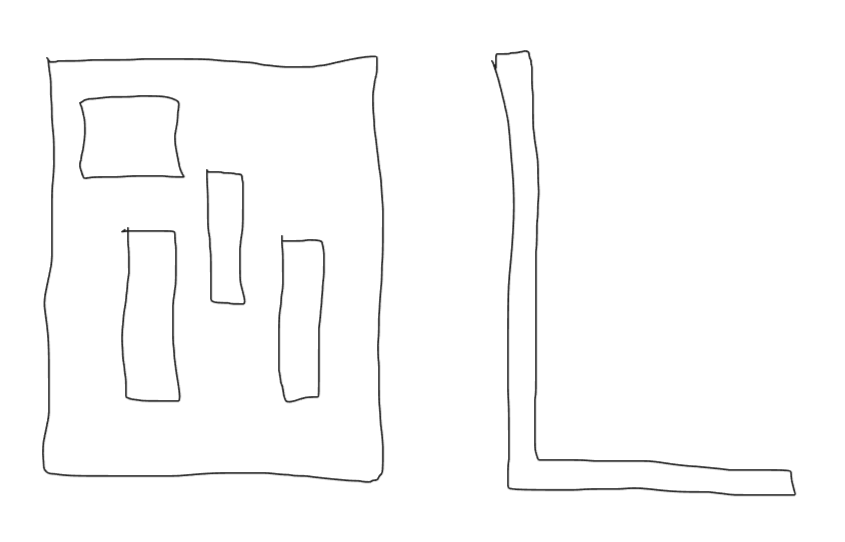
#> input picture benchmarks/brep-baseline/bookend/drawing.png, 845 x 542 px
$ python -i evaluation.py   (imports and definitions only)
#> lines starting #> are read from the running program, lines starting #| are printed output that depends on the picture; after the words box and inside, x2 and y2 are one past the last pixel; in counts of white or black regions, pixels touching at a corner belong together
#> further down, picture is the input picture: shape (542, 845, 3); min 30, max 255, mean 251.3
from __future__ import annotations
from pathlib import Path
from typing import Any
import re
import cv2
import numpy as np

BUILD_CUBE_MM=256.0  # BambuLab X1C/P1S build volume

def _decode(data: bytes) -> np.ndarray | None:
    return cv2.imdecode(np.frombuffer(data,np.uint8),cv2.IMREAD_COLOR) if data else None

def _render_internal_profile_count(image:np.ndarray)->int:
    """Count closed boundaries inside the dominant rendered silhouette.

    OpenSCAD colors visible inner walls, so an opening is not necessarily the
    background color. Edge hierarchy is more stable than color segmentation.
    """
    gray=cv2.cvtColor(image,cv2.COLOR_BGR2GRAY)
    edges=cv2.Canny(gray,30,90)
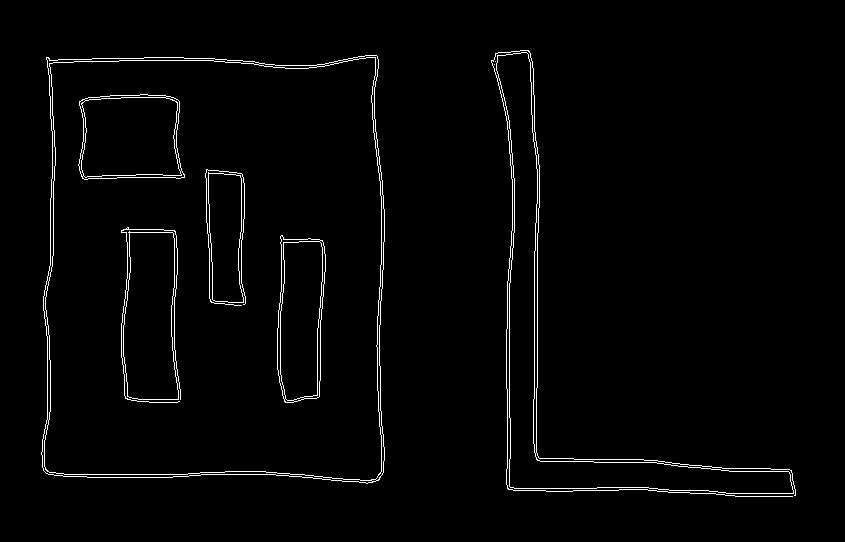
#> edges: shape (542, 845); 1.9% white in thin lines or dots, all inside (x1, y1, x2, y2) = (41, 50, 796, 497)
    contours,hierarchy=cv2.findContours(edges,cv2.RETR_TREE,cv2.CHAIN_APPROX_SIMPLE)
#> contours = 37 contours, 11 with area under 20; largest, box (x1, y1, x2, y2) and area: (41, 55, 385, 484) 138535, (44, 57, 382, 481) 134968, (491, 50, 796, 497) 18158, (496, 52, 794, 494) 16962, (78, 94, 185, 180) 7930
    if not contours or hierarchy is None:return 0
    hierarchy=hierarchy[0];areas=[cv2.contourArea(c) for c in contours]
#> after `areas = [cv2.contourArea(c) for c in contours]`: areas = 37 values, max 138535 at index 0, min 0 at index 35, mean 9896.3
    outer=max(range(len(contours)),key=lambda i:areas[i])
#> outer = 0
    container=outer
#> container = 0
    children=[i for i,item in enumerate(hierarchy) if int(item[3])==outer]
#> children = [1, 2, 3, 4, 5, 6, 7, 8, 9, 10, 30, 31]
    near_duplicate=[i for i in children if areas[i]>=areas[outer]*.8]
#> near_duplicate = [10]
    if near_duplicate:container=max(near_duplicate,key=lambda i:areas[i])
#> container = 10
    ih,iw=image.shape[:2];minimum=image.size/3*.001
#> after `ih, iw = image.shape[:2]`: ih = 542; iw = 845
#> after `minimum = image.size / 3 * 0.001`: minimum = 458
    candidates=[]
    for i,item in enumerate(hierarchy):
        if int(item[3])!=container or areas[i]<minimum:continue
        x,y,w,h=cv2.boundingRect(contours[i])
        if w>=iw*.02 and h>=ih*.02 and w<iw*.8 and h<ih*.8:
            candidates.append(i)
#> this loop made 37 passes
#> item on passes 1, 2, 3, 4, 5, 6, 7, 8, 9, 10, 11, 13: [32, -1, 1, -1], [2, -1, -1, 0], [3, 1, -1, 0], [4, 2, -1, 0], [5, 3, -1, 0], [6, 4, -1, 0], [7, 5, -1, 0], [8, 6, -1, 0], [9, 7, -1, 0], [10, 8, -1, 0], [30, 9, 11, 0], [13, -1, -1, 11]
#> (item, x, y, w, h) on passes 12, 18, 22, 25: ([17, -1, 12, 10], 277, 235, 49, 168), ([19, 11, 18, 10], 123, 231, 56, 169), ([23, 19, 22, 10], 208, 172, 36, 131), ([-1, 23, 25, 10], 78, 94, 107, 86)
#> after the loop, candidates = [11, 17, 21, 24]
    return len(candidates)

# [404 lines left out: functions _normalized_profile, _normalized_edges, _edge_similarity, assign_view_groups, _crop_internal_profile_count, _profile_centroids and 5 more, not called in this run]

>>> import cv2
>>> picture = cv2.imread('../benchmarks/brep-baseline/bookend/drawing.png')
>>> result = _render_internal_profile_count(picture)
#> result = 4
